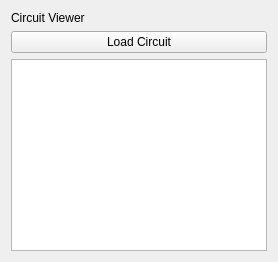
<?xml version="1.0" encoding="UTF-8"?>
<ui version="4.0">
 <class>P2</class>
 <widget class="QWidget" name="Form">
  <layout class="QVBoxLayout" name="verticalLayout">
   <item>
    <widget class="QLabel" name="lbl_title">
     <property name="text">
      <string>Circuit Viewer</string>
     </property>
    </widget>
   </item>
   <item>
    <widget class="QPushButton" name="btn_load_circuit">
     <property name="text">
      <string>Load Circuit</string>
     </property>
    </widget>
   </item>
   <item>
    <widget class="QGraphicsView" name="graphicsView"/>
   </item>
  </layout>
 </widget>
 <resources/>
 <connections/>
</ui>
